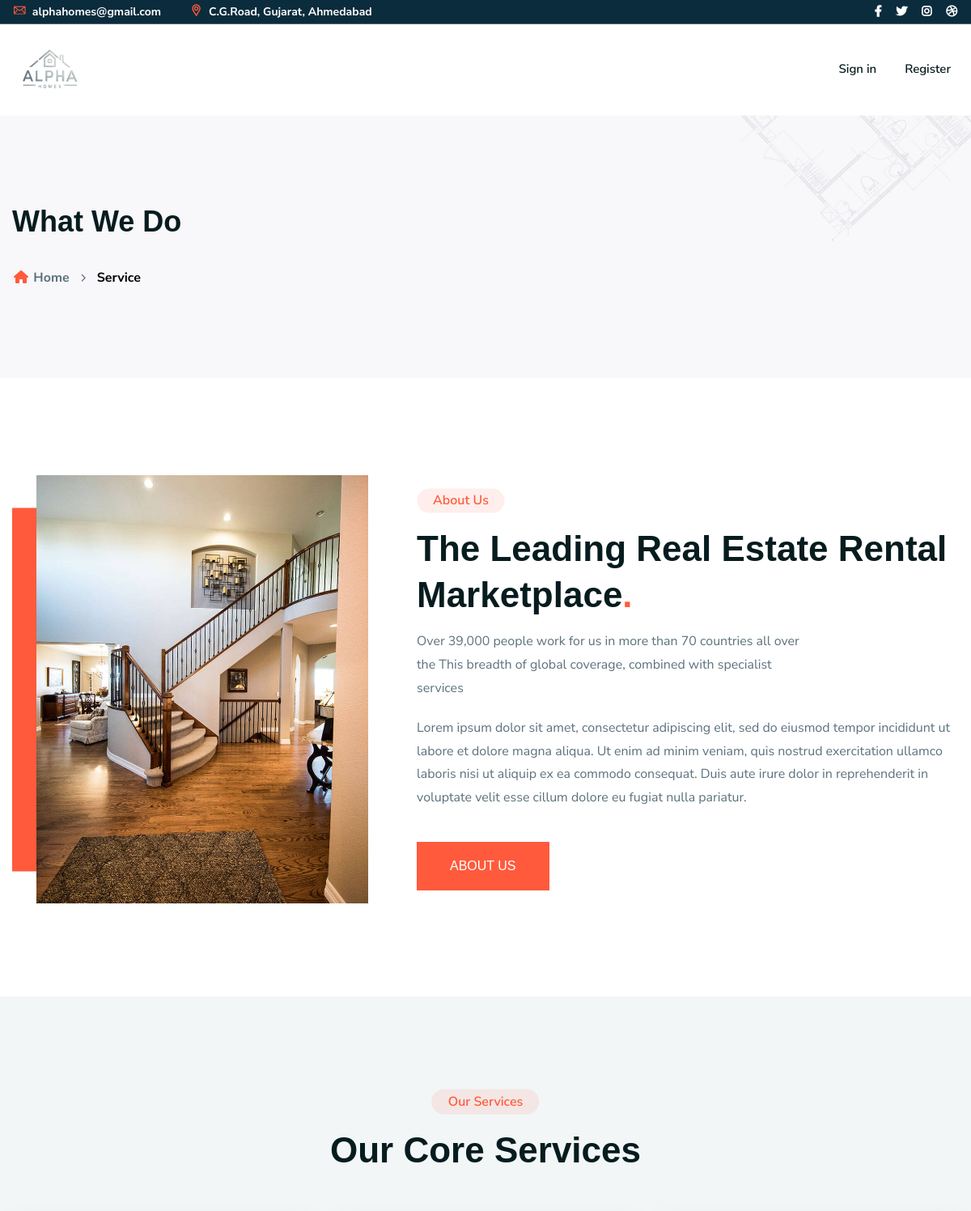
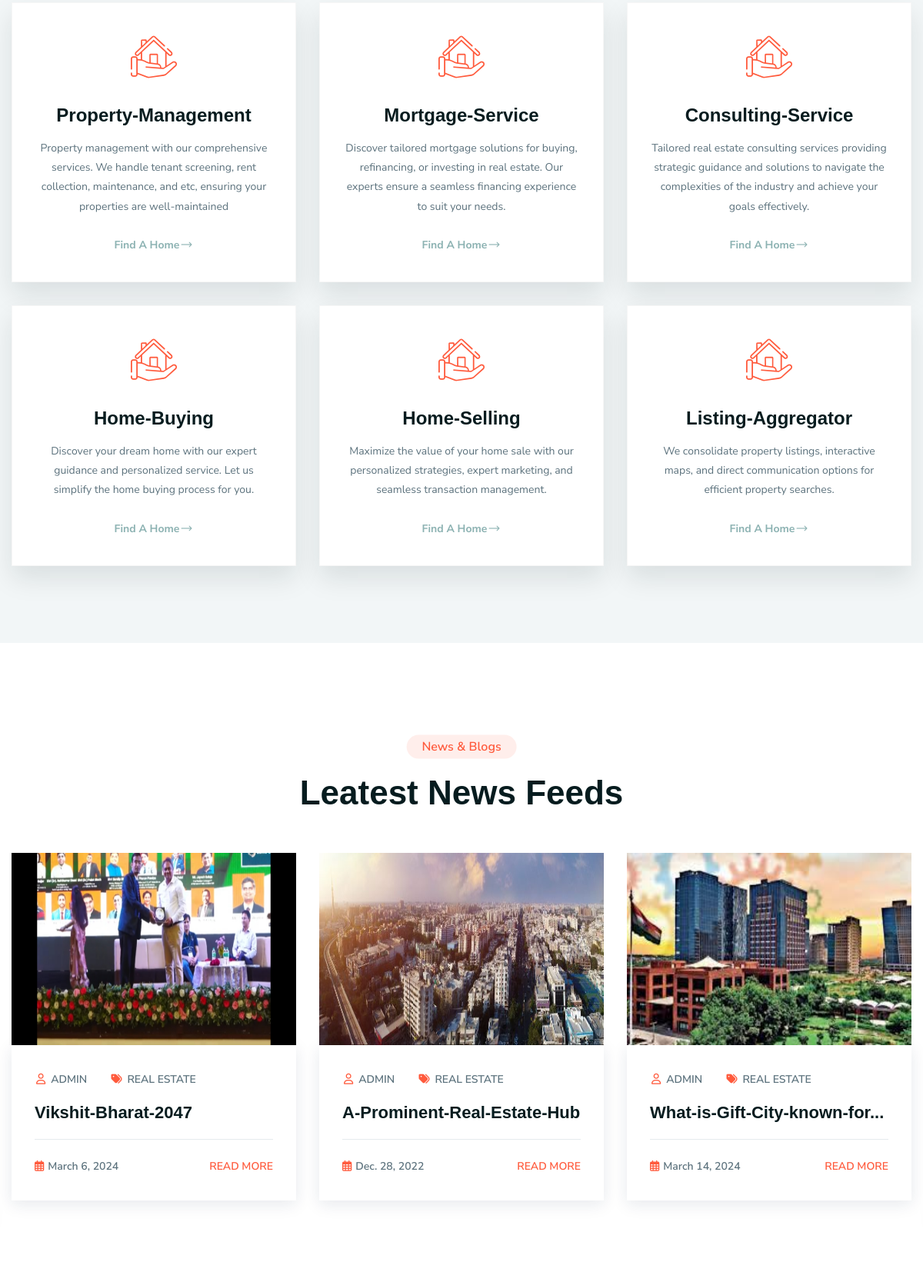
The app's page /service with its own data (2 pictures, top to bottom).
### first/models.py (models this page shows)
class ServiceDetails(models.Model):
    Service_Title = models.CharField(max_length=150)
    Service_Description = models.CharField(max_length=350)
    Service_img = models.ImageField(upload_to='Service-images',default="servicesimages")
    Service_Descp_1 = models.CharField(max_length=2500)
    Service_Descp_2 = models.CharField(max_length=2500)
    Service_gallery = models.ImageField(upload_to='Service-images',default="servicesimages")
    Service_galleries = models.ImageField(upload_to='Service-images',default="servicesimages")
    Service_Descp_3 = models.CharField(max_length=2500)
    Service_Descp_4 = models.CharField(max_length=2500)

class NewsDetails(models.Model):
    News_type = models.CharField(max_length=30, default="REAL ESTATE")
    News_Title = models.CharField(max_length=150)
    News_By = models.CharField(max_length=20, default="ADMIN")
    News_Date = models.DateField()
    News_paragraph = models.CharField(max_length=1500)
    News_paragraph_2 = models.CharField(max_length=1500)
    News_img = models.ImageField(upload_to='news-images',default="newsimages")
    News_Sub_Title = models.CharField(max_length=150)
    News_paragraph_3 = models.CharField(max_length=1500)
    News_Sub_Title_2 = models.CharField(max_length=150)
    News_paragraph_4 = models.CharField(max_length=1500)
    News_paragraph_5 = models.CharField(max_length=1500)
    Img_news = models.ImageField(upload_to='news-images',default="newsimages")
    News_paragraph_6 = models.CharField(max_length=1500)
    News_paragraph_7 = models.CharField(max_length=1500)

### first/views.py (the view)
# urls.py: path('service', views.service, name='service.html'),
def service(request):
    services = ServiceDetails.objects.all()
    news = NewsDetails.objects.all()
    srvcsdtl = {
        'services':services,
        'news':news
    }
    return render(request,"service.html",{'srvcsdtl':srvcsdtl})

### templates/service.html
{% extends 'other-ft-ht.html' %}
{% load static %}
{% block content %}
    <div class="ltn__breadcrumb-area text-left bg-overlay-white-30 bg-image "  data-bs-bg="img/bg/14.jpg">
        <div class="container">
            <div class="row">
                <div class="col-lg-12">
                    <div class="ltn__breadcrumb-inner">
                        <h1 class="page-title">What We Do</h1>
                        <div class="ltn__breadcrumb-list">
                            <ul>
                                <li><a href="index.html"><span class="ltn__secondary-color"><i class="fas fa-home"></i></span> Home</a></li>
                                <li>Service</li>
                            </ul>
                        </div>
                    </div>
                </div>
            </div>
        </div>
    </div>
    <div class="ltn__about-us-area pb-115">
        <div class="container">
            <div class="row">
                <div class="col-lg-5 align-self-center">
                    <div class="about-us-img-wrap ltn__img-shape-left  about-img-left">
                        <img src="{% static  'img/service/11.jpg' %}" alt="Image">
                    </div>
                </div>
                <div class="col-lg-7 align-self-center">
                    <div class="about-us-info-wrap">
                        <div class="section-title-area ltn__section-title-2--- mb-20">
                            <h6 class="section-subtitle section-subtitle-2 ltn__secondary-color">About Us</h6>
                            <h1 class="section-title">The Leading Real Estate
                                Rental Marketplace<span>.</span></h1>
                            <p>Over 39,000 people work for us in more than 70 countries all over the
                                This breadth of global coverage, combined with specialist services</p>
                        </div>
                        <div class="about-us-info-wrap-inner about-us-info-devide---">
                            <p>Lorem ipsum dolor sit amet, consectetur adipiscing elit, sed do eiusmod tempor incididunt ut labore et dolore magna aliqua. Ut enim ad minim veniam, quis nostrud exercitation ullamco laboris nisi ut aliquip ex ea commodo consequat. Duis aute irure dolor in reprehenderit in voluptate velit esse cillum dolore eu fugiat nulla pariatur.</p>
                        </div>
                        <div class="btn-wrapper animated">
                            <a href="{% url 'about.html' %}" class="theme-btn-1 btn btn-effect-1 text-uppercase">About Us</a>
                        </div>
                    </div>
                </div>
            </div>
        </div>
    </div>
    <div class="ltn__service-area section-bg-1 pt-115 pb-70">
        <div class="container">
            <div class="row">
                <div class="col-lg-12">
                    <div class="section-title-area ltn__section-title-2--- text-center">
                        <h6 class="section-subtitle section-subtitle-2 ltn__secondary-color">Our Services</h6>
                        <h1 class="section-title">Our Core Services</h1>
                    </div>
                </div>
            </div>
            <div class="row  justify-content-center">
                {% for service in srvcsdtl.services %}
                <div class="col-lg-4 col-sm-6 col-12">
                    <div class="ltn__feature-item ltn__feature-item-6 text-center bg-white  box-shadow-1">
                        <div class="ltn__feature-icon">
                            <span><i class="flaticon-house"></i></span>
                        </div>
                        <div class="ltn__feature-info">
                            <h3><a href="servicedetails\{{service.Service_Title}}">{{service.Service_Title}}</a></h3>
                            <p>{{service.Service_Description}}</p>
                            <a class="ltn__service-btn" href="servicedetails\{{service.Service_Title}}">Find A Home <i class="flaticon-right-arrow"></i></a>
                        </div>
                    </div>
                </div>
                {% endfor %}
            </div>
        </div>
    </div>
    <div class="ltn__blog-area pt-120 pb-70">
        <div class="container">
            <div class="row">
                <div class="col-lg-12">
                    <div class="section-title-area ltn__section-title-2--- text-center">
                        <h6 class="section-subtitle section-subtitle-2 ltn__secondary-color">News & Blogs</h6>
                        <h1 class="section-title">Leatest News Feeds</h1>
                    </div>
                </div>
            </div>
            <div class="row  ltn__blog-slider-one-active slick-arrow-1 ltn__blog-item-3-normal">
                {% for News in srvcsdtl.news %}
                <div class="col-lg-12">
                    <div class="ltn__blog-item ltn__blog-item-3">
                        <div class="ltn__blog-img">
                            <a href="#"><img src="{{News.News_img}}" alt="#"></a>
                        </div>
                        <div class="ltn__blog-brief">
                            <div class="ltn__blog-meta">
                                <ul>
                                    <li class="ltn__blog-author">
                                        <a href="#"><i class="far fa-user"></i>{{News.News_By}}</a>
                                    </li>
                                    <li class="ltn__blog-tags">
                                        <a href="#"><i class="fas fa-tags"></i>{{News.News_type}}</a>
                                    </li>
                                </ul>
                            </div>
                            <h3 class="ltn__blog-title"><a href="Newsdetails\{{News.News_Title}}">{{News.News_Title}}</a></h3>
                            <div class="ltn__blog-meta-btn">
                                <div class="ltn__blog-meta">
                                    <ul>
                                        <li class="ltn__blog-date"><i class="far fa-calendar-alt"></i>{{News.News_Date}}</li>
                                    </ul>
                                </div>
                                <div class="ltn__blog-btn">
                                    <a href="Newsdetails\{{News.News_Title}}">Read more</a>
                                </div>
                            </div>
                        </div>
                    </div>
                </div>
                {% endfor %}
            </div>
        </div>
    </div>
    {% endblock content %}

### templates/other-ft-ht.html (shortened to what this page needs)
{% load static %}
<!doctype html>
<html class="no-js" lang="zxx">
<head>
    <link rel="stylesheet" href="{% static 'css/font-icons.css' %}">
    <link rel="stylesheet" href="{% static 'css/plugins.css' %}">
    <link rel="stylesheet" href="{% static 'css/style.css' %}">
    <link rel="stylesheet" href="{% static 'css/responsive.css' %}">
</head>
<body>
<div class="body-wrapper">
    <header class="ltn__header-area ltn__header-5 ltn__header-transparent--- gradient-color-4---">
        <div class="ltn__header-top-area section-bg-6 top-area-color-white---">
            <div class="container">
                <div class="row">
                    <div class="col-md-7">
                        <div class="ltn__top-bar-menu">
                            <ul>
                                <li><a href="mailto:info@webmail.com?Subject=Flower%20greetings%20to%20you"><i class="icon-mail"></i> alphahomes@gmail.com</a></li>
                                <li><a href="locations.html"><i class="icon-placeholder"></i> C.G.Road, Gujarat, Ahmedabad</a></li>
                            </ul>
                        </div>
                    </div>
                    <div class="col-md-5">
                        <div class="top-bar-right text-end">
                            <div class="ltn__top-bar-menu">
                                <ul>
                                    <li>
                                        <div class="ltn__social-media">
                                            <ul>
                                                <li><a href="#" title="Facebook"><i class="fab fa-facebook-f"></i></a></li>
                                                <li><a href="#" title="Twitter"><i class="fab fa-twitter"></i></a></li>
                                                <li><a href="#" title="Instagram"><i class="fab fa-instagram"></i></a></li>
                                                <li><a href="#" title="Dribbble"><i class="fab fa-dribbble"></i></a></li>
                                            </ul>
                                        </div>
                                    </li>
                                </ul>
                            </div>
                        </div>
                    </div>
                </div>
            </div>
        </div>
        <div class="ltn__header-middle-area ltn__header-sticky ltn__sticky-bg-white">
            <div class="container">
                <div class="row">
                    <div class="col">
                        <div class="site-logo-wrap">
                            <div class="site-logo">
                                <a href="{% url 'index-3.html' %}"><img src="{% static 'img/logos.jpg' %}" alt="Logo"></a>
                            </div>
                        </div>
                    </div>
                    <div class="col header-menu-column">
                        <div class="header-menu d-none d-xl-block">
                            <nav>
                                <div class="ltn__main-menu">
                                    <ul>
                                        {% if user.is_authenticated %}
                                        <li><a href="{% url 'index-3.html' %}">Home</a>
                                        </li>
                                        <li class="menu-icon"><a href="{% url 'about.html' %}">About</a>
                                            <ul>
                                                <li><a href="{% url 'about.html' %}">About</a></li>
                                                <li><a href="{% url 'service.html' %}">Services</a></li>
                                                <li><a href="{% url 'portfolio.html' %}">Portfolio</a></li>
                                                <li><a href="{% url 'team.html' %}">Team</a></li>
                                                <li><a href="{% url 'faq.html' %}">FAQ</a></li>
                                            </ul>
                                        </li>
                                        <li><a href="{% url 'shop-grid.html' %}">Property</a>
                                        </li>
                                        <li><a href="{% url 'blog-grid.html' %}">News</a>
                                        </li>
                                        <li><a href="{% url 'commercial.html' %}">Commercials</a>
                                        </li>
                                        <li><a href="{% url 'contact.html' %}">Contact</a></li>
                                    </ul>
                                </div>
                            </nav>
                        </div>
                    </div>
                    <div class="col ltn__header-options ltn__header-options-2 mb-sm-20">
                        {% comment %} <div class="header-search-wrap">
                            <div class="header-search-1">
                                <div class="search-icon">
                                    <i class="icon-search for-search-show"></i>
                                    <i class="icon-cancel  for-search-close"></i>
                                </div>
                            </div> {% endcomment %}
                            {% comment %} <div class="header-search-1-form"> {% endcomment %}
                                {% comment %} <form id="#" method="get"  action="#"> {% endcomment %}
                                    {% comment %} <input type="text" name="search" value="" placeholder="Search here..."/> {% endcomment %}
                                    {% comment %} <button type="submit">
                                        <span><i class="icon-search"></i></span>
                                    </button> {% endcomment %}
                                {% comment %} </form> {% endcomment %}
                            {% comment %} </div> {% endcomment %}
                        {% comment %} </div> {% endcomment %}
                        <div class="ltn__drop-menu user-menu">
                            <ul>
                                <li>
                                    <a href="#"><i class="icon-user"></i>{{user.username}}</a>
                                    <ul>
                                        <li><a href="{% url 'logout' %}">Logout</a></li>
                                        <li><a href="{% url 'account.html' %}">My Account</a></li>
                                        {% else %}
                                        <li><a href="{% url 'login.html' %}">Sign in</a></li>
                                        <li><a href="{% url 'register.html' %}">Register</a></li>
                                        {% endif %}
                                    </ul>
                        </div>
                    </div>
                </div>
            </div>
        </div>
    </header>
    {% block content %}
    {% endblock content %}
</div>
</body>
</html>

### static/css/responsive.css (style rules this page uses)
@media (min-width: 1200px) { .container { max-width: 1200px; } }

### records on screen
ServiceDetails: Service_Title "Property-Management", Service_Description "Property management with our comprehensive services. We handle tenant screening, rent collection, maintenance, and etc, ensuring your properties are well-maintained"
ServiceDetails: Service_Title "Mortgage-Service", Service_Description "Discover tailored mortgage solutions for buying, refinancing, or investing in real estate. Our experts ensure a seamless financing experience to suit your needs."
ServiceDetails: Service_Title "Consulting-Service", Service_Description "Tailored real estate consulting services providing strategic guidance and solutions to navigate the complexities of the industry and achieve your goals effectively."
ServiceDetails: Service_Title "Home-Buying", Service_Description "Discover your dream home with our expert guidance and personalized service. Let us simplify the home buying process for you."
ServiceDetails: Service_Title "Home-Selling", Service_Description "Maximize the value of your home sale with our personalized strategies, expert marketing, and seamless transaction management."
ServiceDetails: Service_Title "Listing-Aggregator", Service_Description "We consolidate property listings, interactive maps, and direct communication options for efficient property searches."
NewsDetails: News_img (picture), News_By "ADMIN", News_type "REAL ESTATE", News_Title "Vikshit-Bharat-2047", News_Date "March 6, 2024"
NewsDetails: News_img (picture), News_By "ADMIN", News_type "REAL ESTATE", News_Title "A-Prominent-Real-Estate-Hub", News_Date "Dec. 28, 2022"
NewsDetails: News_img (picture), News_By "ADMIN", News_type "REAL ESTATE", News_Title "What-is-Gift-City-known-for...", News_Date "March 14, 2024"
